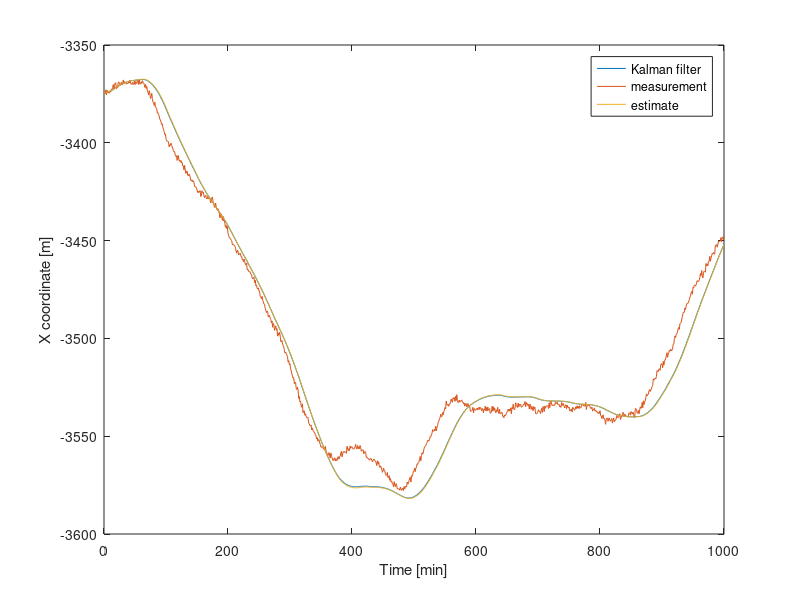
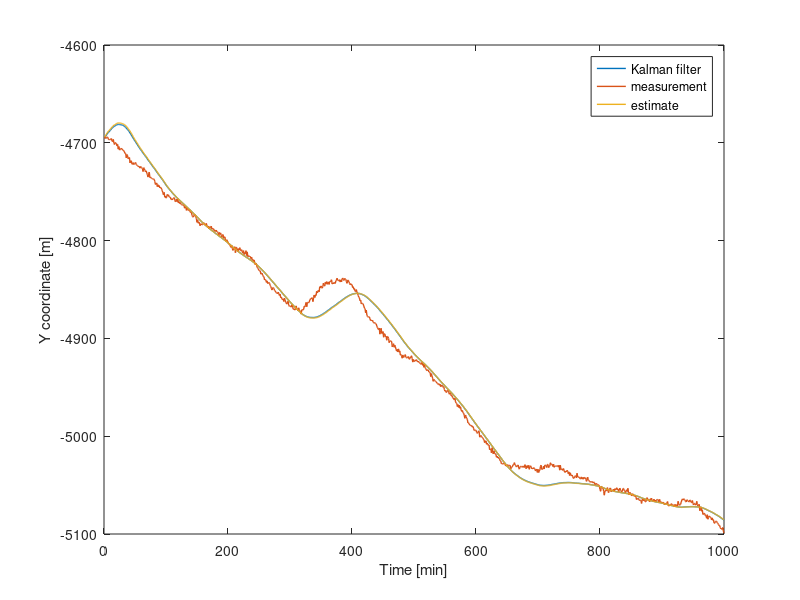
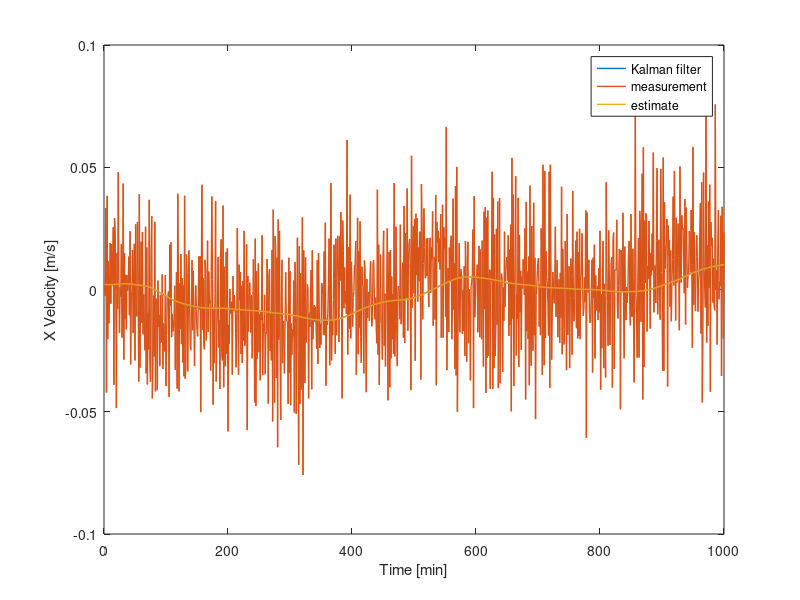
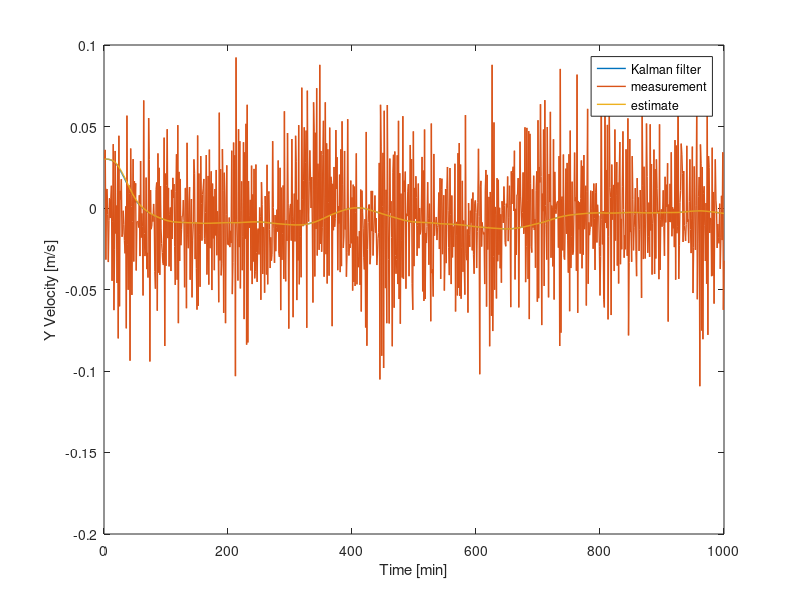

Write MATLAB code to recreate these figures, in order. (Note: this script raises an error after producing the figures.)
%estimate a new state from predicted
%and measured one
% clear all
close all
%% Load files
load ('SDF2018a.mat')
%% Constants
P=1:1:1000; 
N=1001;
dt=60;% time step
a=0.005*10^(-3); % acceleration magnitude
u=0.01; % velocity magnitude

delta_X= 50; % measurement standard deviation
delta_Y=50; % measurement standard deviation
% delta_Vx=a*dt; delta_Vy=a*dt;
%% initial conditions 
Xk=[X(1);Y(1);Vx(1);Vy(1)]; %added manualy
uk=[Vx(1)/dt;Vy(1)/dt]; %added manualy

dx=0.5*a*dt^2;
dy=dx;
dvx=a*dt;
dvy=dvx;

A=[1 0 dt 0; 
    0 1 0 dt;
    0 0 1 0;
    0 0 0 1]; % velocity design

B=[0.5*dt^2 0;  
    0 0.5*dt^2;
    1 0
    0 1]; % acceleration design

H=[1 0 0 0;
    0 1 0 0;
    0 0 1 0;
    0 0 0 1];

R=[ delta_X^2 0 0 0;
    0 delta_Y^2 0 0;
    0 0 delta_X^2 0;
    0 0 0 delta_Y^2]; % velocity maybe 0 maybe velocity magnitude correct

C=[1 0 0 0;
    0 1 0 0;
    0 0 1 0;
    0 0 0 1];

I=[1 0 0 0;
    0 1 0 0;
    0 0 1 0;
    0 0 0 1];
%% Errors
Wk=0; %error is 0 for now(to be changed)
Zk=0; %for now observation error
Qk=[dx^2 0 0 0;
    0 dy^2 0 0;
    0 0 dvx^2 0;
    0 0 0 dvy^2];
w=1

%% Find initial process covarience matrix
Pk= [ 3.6563*10^3 0 0 0;
       0 1.483*10^4 0 0;
       0 0 1*10^-4 0;
       0 0 0 1*10^-4];

%% Trajectory
XX1 = zeros(4, size(1:1:1000,2)); %KF data
YY1 = zeros(4, size(1:1:1000,2)); %sensor data
ZZ1 = zeros(4, size(1:1:1000,2)); %predicted data  
%% Step state
for i=1:numel(Step)
 % to be changed
%% Predicted state
Xkp=A*Xk+Wk; %estimated prediction 
% Xkp=A*Xk+Wk+B*uk ;
% uk=[Vx(i)/dt; Vy(i)/dt];
%%  Find predicted process covarience matrix 
Pkp=(A*Pk*A'+w*Qk);
%% Find Kalman gain
K=(Pkp*H')/(H*Pkp*H'+R);
%% New observation (no Z no this step)
Yk=[X(i); Y(i); Vx(i); Vy(i)]; % observations correct
%% Calcolating the current state (use Xkp Yk)
Xk=Xkp+K*(Yk-H*Xkp);
%% Update process covarience metrix
Pk=(I-K*H)*Pkp;
%% Colect data
 XX1(:,i) = Xk;
 ZZ1(:,i) = Xkp;
 YY1(:,i) = Yk;
end


% Plot data
figure
plot(1:1:1000, XX1(1,:)), hold on;
plot(1:1:1000, YY1(1,:)), hold on;
plot(1:1:1000, ZZ1(1,:));
xlabel('Time [min]');ylabel('X coordinate [m]')
legend('Kalman filter','measurement','estimate');
set(0, 'DefaultLineLineWidth', 1);


figure
plot(1:1:1000, XX1(2,:)), hold on;
plot(1:1:1000, YY1(2,:)), hold on;
plot(1:1:1000, ZZ1(2,:));
xlabel('Time [min]');ylabel('Y coordinate [m]')
legend('Kalman filter','measurement','estimate');
set(0, 'DefaultLineLineWidth', 1);


figure
plot(1:1:1000, XX1(3,:)), hold on;
plot(1:1:1000, YY1(3,:)), hold on;
plot(1:1:1000, ZZ1(3,:));
xlabel('Time [min]');ylabel('X Velocity [m/s]')
legend('Kalman filter','measurement','estimate');
set(0, 'DefaultLineLineWidth', 1);

figure
plot(1:1:1000, XX1(4,:)), hold on;
plot(1:1:1000, YY1(4,:)), hold on;
plot(1:1:1000, ZZ1(4,:));
xlabel('Time [min]');ylabel('Y Velocity [m/s]')
legend('Kalman filter','measurement','estimate');
set(0, 'DefaultLineLineWidth', 1);

figure
plot( XX(1,:), XX1(2,:)), hold on;
plot( YY(1,:), YY1(2,:)), hold on;
plot( ZZ(1,:), ZZ1(2,:));
xlabel('X coordinate [m]');ylabel('Y coordinate [m]')
legend('Kalman filter','measurement','estimate');
set(0, 'DefaultLineLineWidth', 1);


